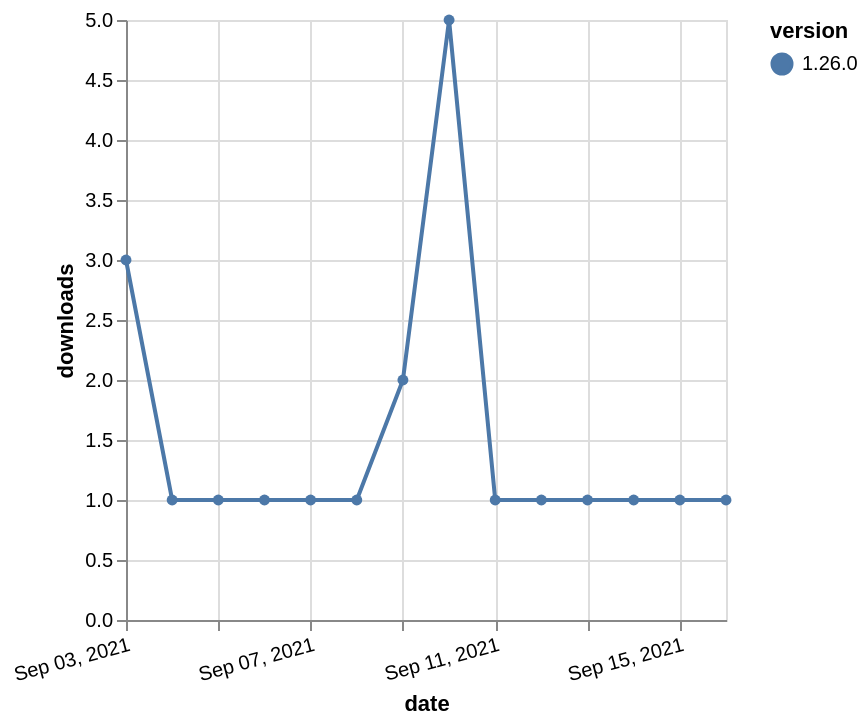

Express this chart as Vega-Lite.
### Vega-Lite specification from a JSON file in a GitHub repository (floating-point values rounded to 4 significant figures)
{"$schema": "https://vega.github.io/schema/vega-lite/v5.json", "description": "A simple bar chart with embedded data.", "data": {"values": [{"date": "2021-09-03", "total": 512, "delta": 3, "version": "1.26.0"}, {"date": "2021-09-04", "total": 513, "delta": 1, "version": "1.26.0"}, {"date": "2021-09-05", "total": 514, "delta": 1, "version": "1.26.0"}, {"date": "2021-09-06", "total": 515, "delta": 1, "version": "1.26.0"}, {"date": "2021-09-07", "total": 516, "delta": 1, "version": "1.26.0"}, {"date": "2021-09-08", "total": 517, "delta": 1, "version": "1.26.0"}, {"date": "2021-09-09", "total": 519, "delta": 2, "version": "1.26.0"}, {"date": "2021-09-10", "total": 524, "delta": 5, "version": "1.26.0"}, {"date": "2021-09-11", "total": 525, "delta": 1, "version": "1.26.0"}, {"date": "2021-09-12", "total": 526, "delta": 1, "version": "1.26.0"}, {"date": "2021-09-13", "total": 527, "delta": 1, "version": "1.26.0"}, {"date": "2021-09-14", "total": 528, "delta": 1, "version": "1.26.0"}, {"date": "2021-09-15", "total": 529, "delta": 1, "version": "1.26.0"}, {"date": "2021-09-16", "total": 530, "delta": 1, "version": "1.26.0"}]}, "width": "container", "mark": {"type": "line", "point": {"filled": true}}, "encoding": {"x": {"field": "date", "type": "temporal", "timeUnit": "yearmonthdate", "title": "date", "axis": {"labelAngle": -15}}, "y": {"field": "delta", "type": "quantitative", "title": "downloads"}, "color": {"field": "version", "type": "nominal"}, "tooltip": {"field": "delta"}}}
